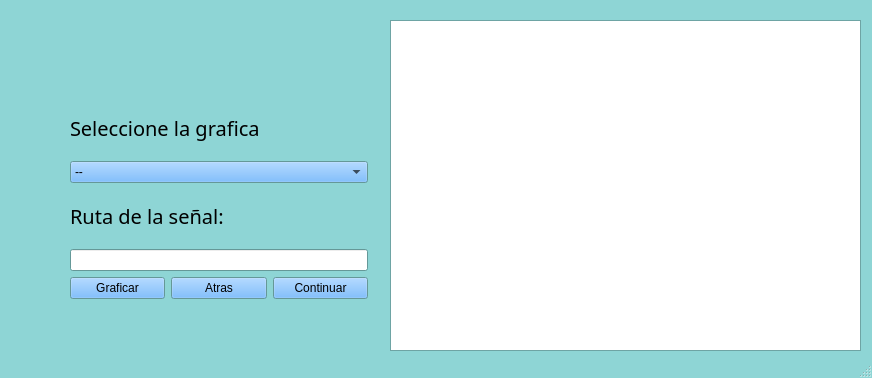
<?xml version="1.0" encoding="UTF-8"?>
<ui version="4.0">
 <class>MainWindow</class>
 <widget class="QMainWindow" name="MainWindow">
  <property name="geometry">
   <rect>
    <x>0</x>
    <y>0</y>
    <width>872</width>
    <height>378</height>
   </rect>
  </property>
  <property name="palette">
   <palette>
    <active>
     <colorrole role="Button">
      <brush brushstyle="SolidPattern">
       <color alpha="255">
        <red>85</red>
        <green>170</green>
        <blue>255</blue>
       </color>
      </brush>
     </colorrole>
     <colorrole role="Base">
      <brush brushstyle="SolidPattern">
       <color alpha="255">
        <red>255</red>
        <green>255</green>
        <blue>255</blue>
       </color>
      </brush>
     </colorrole>
     <colorrole role="Window">
      <brush brushstyle="SolidPattern">
       <color alpha="255">
        <red>142</red>
        <green>213</green>
        <blue>213</blue>
       </color>
      </brush>
     </colorrole>
    </active>
    <inactive>
     <colorrole role="Button">
      <brush brushstyle="SolidPattern">
       <color alpha="255">
        <red>85</red>
        <green>170</green>
        <blue>255</blue>
       </color>
      </brush>
     </colorrole>
     <colorrole role="Base">
      <brush brushstyle="SolidPattern">
       <color alpha="255">
        <red>255</red>
        <green>255</green>
        <blue>255</blue>
       </color>
      </brush>
     </colorrole>
     <colorrole role="Window">
      <brush brushstyle="SolidPattern">
       <color alpha="255">
        <red>142</red>
        <green>213</green>
        <blue>213</blue>
       </color>
      </brush>
     </colorrole>
    </inactive>
    <disabled>
     <colorrole role="Button">
      <brush brushstyle="SolidPattern">
       <color alpha="255">
        <red>85</red>
        <green>170</green>
        <blue>255</blue>
       </color>
      </brush>
     </colorrole>
     <colorrole role="Base">
      <brush brushstyle="SolidPattern">
       <color alpha="255">
        <red>142</red>
        <green>213</green>
        <blue>213</blue>
       </color>
      </brush>
     </colorrole>
     <colorrole role="Window">
      <brush brushstyle="SolidPattern">
       <color alpha="255">
        <red>142</red>
        <green>213</green>
        <blue>213</blue>
       </color>
      </brush>
     </colorrole>
    </disabled>
   </palette>
  </property>
  <property name="windowTitle">
   <string>MainWindow</string>
  </property>
  <widget class="QWidget" name="centralwidget">
   <widget class="QGraphicsView" name="cuadro_grafico">
    <property name="geometry">
     <rect>
      <x>390</x>
      <y>20</y>
      <width>471</width>
      <height>331</height>
     </rect>
    </property>
   </widget>
   <widget class="QWidget" name="verticalLayoutWidget">
    <property name="geometry">
     <rect>
      <x>70</x>
      <y>100</y>
      <width>298</width>
      <height>199</height>
     </rect>
    </property>
    <layout class="QVBoxLayout" name="verticalLayout">
     <item>
      <widget class="QLabel" name="Tipo">
       <property name="font">
        <font>
         <family>Agency FB</family>
         <pointsize>15</pointsize>
        </font>
       </property>
       <property name="text">
        <string>Seleccione la grafica</string>
       </property>
      </widget>
     </item>
     <item>
      <widget class="QComboBox" name="tipo_grafica">
       <item>
        <property name="text">
         <string>--</string>
        </property>
       </item>
       <item>
        <property name="text">
         <string>EEG continuo</string>
        </property>
       </item>
       <item>
        <property name="text">
         <string>EEG una epoca</string>
        </property>
       </item>
      </widget>
     </item>
     <item>
      <widget class="QLabel" name="Ruta">
       <property name="font">
        <font>
         <family>Agency FB</family>
         <pointsize>15</pointsize>
        </font>
       </property>
       <property name="text">
        <string>Ruta de la señal: </string>
       </property>
      </widget>
     </item>
     <item>
      <widget class="QLineEdit" name="ruta_senal"/>
     </item>
     <item>
      <layout class="QHBoxLayout" name="horizontalLayout">
       <item>
        <widget class="QPushButton" name="boton_graficar">
         <property name="text">
          <string>Graficar</string>
         </property>
        </widget>
       </item>
       <item>
        <widget class="QPushButton" name="atras">
         <property name="text">
          <string>Atras</string>
         </property>
        </widget>
       </item>
       <item>
        <widget class="QPushButton" name="salir">
         <property name="text">
          <string>Continuar</string>
         </property>
        </widget>
       </item>
      </layout>
     </item>
    </layout>
   </widget>
  </widget>
  <widget class="QStatusBar" name="statusbar"/>
 </widget>
 <resources/>
 <connections/>
</ui>
